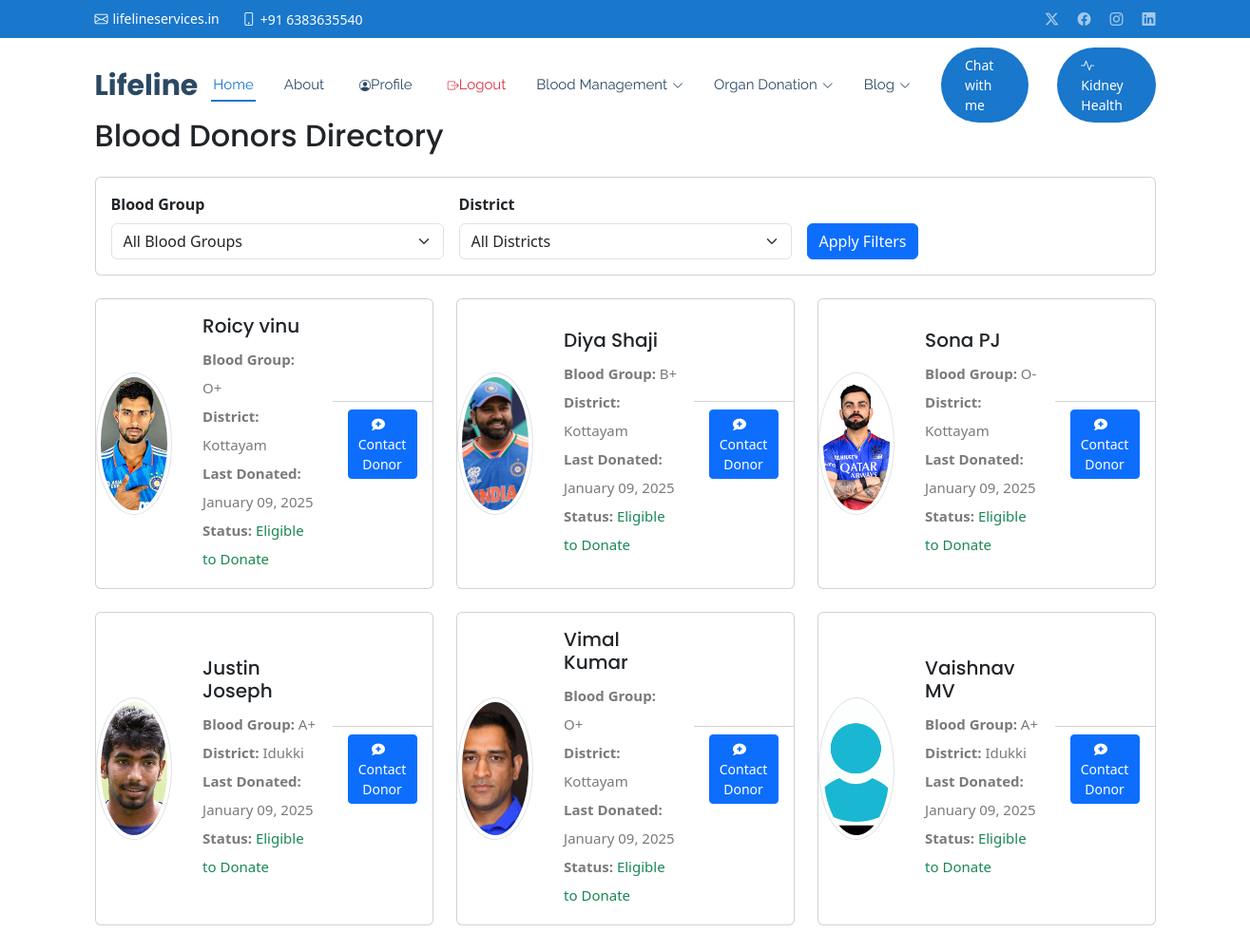
The page /hospital/blood-donors/ (signed in) on the database its author committed.
### core/models.py (models this page shows, shortened)
class Donor(models.Model):
    BLOOD_GROUP_CHOICES = [
        ('A+', 'A+'),
        ('A-', 'A-'),
        ('B+', 'B+'),
        ('B-', 'B-'),
        ('AB+', 'AB+'),
        ('AB-', 'AB-'),
        ('O+', 'O+'),
        ('O-', 'O-'),
    ]
    PLACE_CHOICES = [
        ('Alappuzha','Alappuzha'),
        ('Ernakulam','Ernakulam'),
        ('Idukki','Idukki'),
        ('Kannur','Kannur'),
        ('Kasaragod','Kasaragod'),
        ('Kollam','Kollam'),
        ('Kozhikode','Kozhikode'),
        ('Kottayam','Kottayam'),
        ('Malappuram','Malappuram'),
        ('Palakkad','Palakkad'),
        ('Pathanamthitta','Pathanamthitta'),
        ('Thiruvananthapuram','Thiruvananthapuram'),
        ('Thrissur','Thrissur'),
        ('Wayanad','Wayanad'),
    ]
    LAST_DONATED_CHOICES = [
        (1, '1 week'),
        (2, '2 weeks'),
        (3, '3 weeks'),
        (4, '4 weeks'),
        (5, '5 weeks'),
        (6, '6 weeks'),
        (7, '7 weeks'),
        (8, '8 weeks'),
    ]
    user = models.OneToOneField(User, on_delete=models.CASCADE, related_name='donor_profile')
    profile_pic = models.ImageField(upload_to='donor_profile_pics/', null=True, blank=True)
    phone = models.CharField(max_length=10, unique=True)
    district = models.CharField(max_length=100, choices=PLACE_CHOICES)
    blood_group = models.CharField(max_length=3, choices=BLOOD_GROUP_CHOICES)
    is_blood_donor = models.BooleanField(default=True)  # Changed default to True
    weight = models.DecimalField(
        max_digits=5,
        decimal_places=2,
        validators=[validate_weight],
        help_text="Weight must be between 45 and 150 kg"
    )
    last_donated = models.IntegerField(
        choices=LAST_DONATED_CHOICES,
        help_text="Number of weeks since last donation"
    )
    is_active = models.BooleanField(default=True)
    created_at = models.DateTimeField(default=timezone.now)
    updated_at = models.DateTimeField(auto_now=True)
    def get_last_donated_date(self):
        latest_donation = self.blooddonation_set.order_by('-donation_date').first()
        if latest_donation:
            return latest_donation.donation_date
        else:
            weeks_ago = self.last_donated
            return timezone.now().date() - timedelta(weeks=weeks_ago)
    def is_eligible_to_donate(self):
        last_donation_date = self.get_last_donated_date()
        days_since_donation = (timezone.now().date() - last_donation_date).days
        return days_since_donation >= 56
    @property
    def get_name(self):
        return f"{self.user.first_name} {self.user.last_name}"
    class Meta:
        ordering = ['-created_at']
        verbose_name = 'Blood Donor'
        verbose_name_plural = 'Blood Donors'

### core/views.py (the view)
# urls.py: path('hospital/blood-donors/', views.blood_donor_list, name='blood_donor_list'),
@login_required
def blood_donor_list(request):
    donors = Donor.objects.filter(is_blood_donor=True, is_active=True)
    eligible_donors = [donor for donor in donors if donor.is_eligible_to_donate()]
    donors = Donor.objects.filter(id__in=[donor.id for donor in eligible_donors])
    blood_group = request.GET.get('blood_group')
    if blood_group:
        donors = donors.filter(blood_group=blood_group)
    district = request.GET.get('district')
    if district:
        donors = donors.filter(district=district)
    context = {
        'donors': donors,
        'blood_groups': Donor.BLOOD_GROUP_CHOICES,
        'districts': Donor.PLACE_CHOICES
    }
    return render(request, 'hospital/blood_donor_list.html', context)

### core/templates/hospital/blood_donor_list.html (shortened to what this page needs)
{% extends 'base.html' %}
{% load static %}
{% block content %}
<div class="container py-4">
    <h2 class="mb-4">Blood Donors Directory</h2>
    <div class="card mb-4">
        <div class="card-body">
            <form method="get" class="row g-3">
                <div class="col-md-4">
                    <label for="blood_group" class="form-label">Blood Group</label>
                    <select name="blood_group" id="blood_group" class="form-select">
                        <option value="">All Blood Groups</option>
                    </select>
                </div>
                <div class="col-md-4">
                    <label for="district" class="form-label">District</label>
                    <select name="district" id="district" class="form-select">
                        <option value="">All Districts</option>
                    </select>
                </div>
                <div class="col-md-4 d-flex align-items-end">
                    <button type="submit" class="btn btn-primary">Apply Filters</button>
                </div>
            </form>
        </div>
    </div>
    <div class="row">
        {% for donor in donors %}
        <div class="col-md-4 mb-4">
            <div class="card h-100 d-flex flex-row align-items-center">
                <div class="me-3">
                    {% if donor.profile_pic %}
                        <img src="{{ donor.profile_pic.url }}" alt="Profile" class="rounded-circle img-thumbnail" style="width: 150px; height: 150px; object-fit: cover;">
                    {% else %}
                        <img src="{% static 'img/default_profile.png' %}" alt="Profile" class="rounded-circle img-thumbnail" style="width: 150px; height: 150px; object-fit: cover;">
                    {% endif %}
                </div>
                <div class="card-body">
                    <h5 class="card-title">{{ donor.get_name }}</h5>
                    <p class="card-text">
                        <strong>Blood Group:</strong> {{ donor.blood_group }}<br>
                        <strong>District:</strong> {{ donor.district }}<br>
                        <strong>Last Donated:</strong> {{ donor.get_last_donated_date|date:"F d, Y" }}<br>
                        <strong>Status:</strong> <span class="text-success">Eligible to Donate</span>
                    </p>
                </div>
                <div class="card-footer bg-transparent">
                    <a href="{% url 'contact_donor' donor.id %}" class="btn btn-primary btn-sm">
                        <i class="fas fa-comment-medical me-2"></i>Contact Donor
                    </a>
                </div>
            </div>
        </div>
        {% empty %}
        <div class="col-12">
            <div class="alert alert-info">No eligible donors found matching your criteria.</div>
        </div>
        {% endfor %}
    </div>
</div>
{% endblock %}

### static/css/main.css (style rules this page uses)
:root { --default-font: "Roboto", system-ui, -apple-system, "Segoe UI", Roboto, "Helvetica Neue", Arial, "Noto Sans", "Liberation Sans", sans-serif, "Apple Color Emoji", "Segoe UI Emoji", "Segoe UI Symbol", "Noto Color Emoji"; --heading-font: "Poppins", sans-serif; --nav-font: "Raleway", sans-serif; }
:root { --background-color: #ffffff; --default-color: #444444; --heading-color: #2c4964; --accent-color: #1977cc; --surface-color: #ffffff; --contrast-color: #ffffff; }
:root { --nav-color: #2c4964; --nav-hover-color: #1977cc; --nav-mobile-background-color: #ffffff; --nav-dropdown-background-color: #ffffff; --nav-dropdown-color: #2c4964; --nav-dropdown-hover-color: #1977cc; }
:root { scroll-behavior: smooth; }
body { color: var(--default-color); background-color: var(--background-color); font-family: var(--default-font); }
a { color: var(--accent-color); text-decoration: none; transition: 0.3s; }
h1, h2, h3, h4, h5, h6 { color: var(--heading-color); font-family: var(--heading-font); }
.card { border-radius: 15px; transition: transform 0.2s ease-in-out; }
.form-label { font-weight: 600; margin-bottom: 8px; }
.btn-primary { background-color: #007bff; border-color: #007bff; color: white; border-radius: 8px; padding: 12px 20px; font-size: 16px; transition: background-color 0.3s ease-in-out; }
.card { border: none; transition: all 0.3s ease; }
.btn-primary { background-color: #0d6efd; border-color: #0d6efd; padding: 8px 20px; transition: all 0.3s ease; }

### static/css/templatemo-stand-blog.css (style rules this page uses)
body { font-family: 'Roboto', sans-serif; overflow-x: hidden; text-rendering: optimizeLegibility; -webkit-font-smoothing: antialiased; -moz-osx-font-smoothing: grayscale; }
p { margin-bottom: 0px; font-size: 15px; font-weight: 400; color: #7a7a7a; line-height: 30px; }
a { text-decoration: none!important; }
h1,h2,h3,h4,h5,h6 { margin: 0px; }

### rows shown on the page
Donor: profile_pic (picture), get_name "Roicy vinu", blood_group "O+", district "Kottayam", get_last_donated_date "January 09, 2025"
Donor: profile_pic (picture), get_name "Diya Shaji", blood_group "B+", district "Kottayam", get_last_donated_date "January 09, 2025"
Donor: profile_pic (picture), get_name "Sona PJ", blood_group "O-", district "Kottayam", get_last_donated_date "January 09, 2025"
Donor: profile_pic (picture), get_name "Justin Joseph", blood_group "A+", district "Idukki", get_last_donated_date "January 09, 2025"
Donor: profile_pic (picture), get_name "Vimal Kumar", blood_group "O+", district "Kottayam", get_last_donated_date "January 09, 2025"
Donor: get_name "Vaishnav MV", blood_group "A+", district "Idukki", get_last_donated_date "January 09, 2025"
